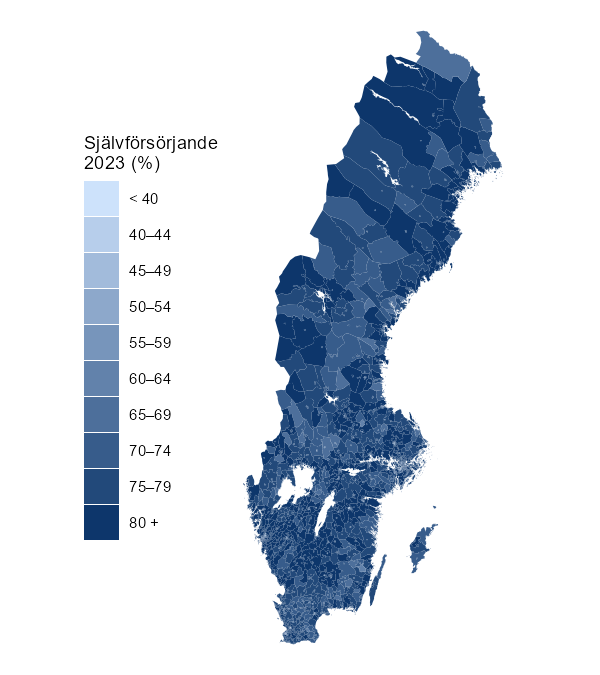

Reproduce this figure in R.
# Skapar miniatyr.png, förhandsbilden i inläggslistan (kartan i index.qmd är interaktiv och ger
# ingen bild). Andel självförsörjande 2023 per RegSO, med samma klasser och färger som kartan.
# Körs från inläggets mapp: Rscript miniatyr.R
library(sf)
library(dplyr)
library(ggplot2)

regso_geo <- st_read(file.path("karta", "regso2020_forenklad.gpkg"), quiet = TRUE)
statistik <- readRDS(file.path("data", "sjalvfors_regso2020.rds")) |> filter(ar == max(ar))

klasser <- c(-Inf, seq(40, 80, 5), Inf)
etiketter <- c("< 40", paste0(seq(40, 75, 5), "–", seq(44, 79, 5)), "80 +")
karta <- regso_geo |>
  inner_join(statistik, by = "regsokod") |>
  mutate(klass = cut(sjalvf_andel, klasser, labels = etiketter, right = FALSE))

farger <- colorRampPalette(c("#cde2fb", "#0d366b"))(length(etiketter))
names(farger) <- etiketter

p <- ggplot(karta) +
  geom_sf(aes(fill = klass), colour = NA) +
  scale_fill_manual(values = farger, na.value = "grey85", name = "Självförsörjande\n2023 (%)") +
  theme_void(base_size = 9) +
  theme(legend.position = "left", plot.background = element_rect(fill = "white", colour = NA))
ggsave("miniatyr.png", p, width = 4, height = 4.5, dpi = 150)
